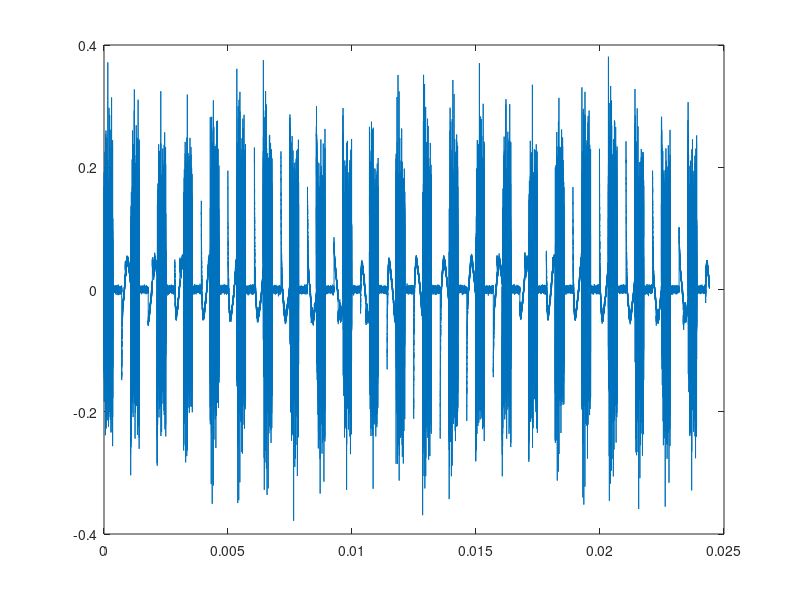
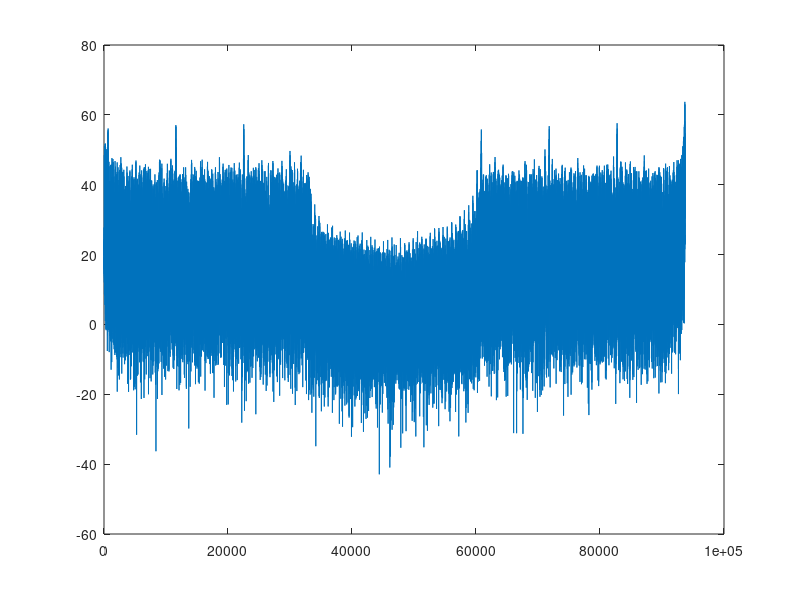

Here is the MATLAB script that generated these plots, in order:
% lg_subcarier spacing_pilot tones_number symbols 
% tx_data_12_08_lg_7500_8_50
% tx_data_12_08_lg_7500_11
% tx_data_12_08_s_7500_8_20
% tx_data_12_08_s_15000_8_20
% tx_data_12_08_s_15000_8_50
% tx_data_12_08_s_30000_8_50
% tx_data_12_08_short_period
% tx_data_12_08
% tx_data_old

fft_size = 2^ceil(log2(90));
fs = fft_size * 30000;
sampling_period= fs^-1;



tx_data_sent = load('rx_data_downsampled4_B.mat')
tx_data_sent = tx_data_sent.rcvdSignal;

t=1:1:length(tx_data_sent);
t = t * sampling_period;
figure
plot(t,real(tx_data_sent))


figure
plot(20*log10(abs(fft(tx_data_sent))))

% Y = fft(tx_data_sent');
% 
% P2 = abs(Y/length(tx_data_sent));
% P1 = P2(1:length(tx_data_sent)/2+1);
% P1(2:end-1) = 2*P1(2:end-1);
% 
% f = fs*(0:(length(tx_data_sent)/2))/length(tx_data_sent);
% plot(f,P1)